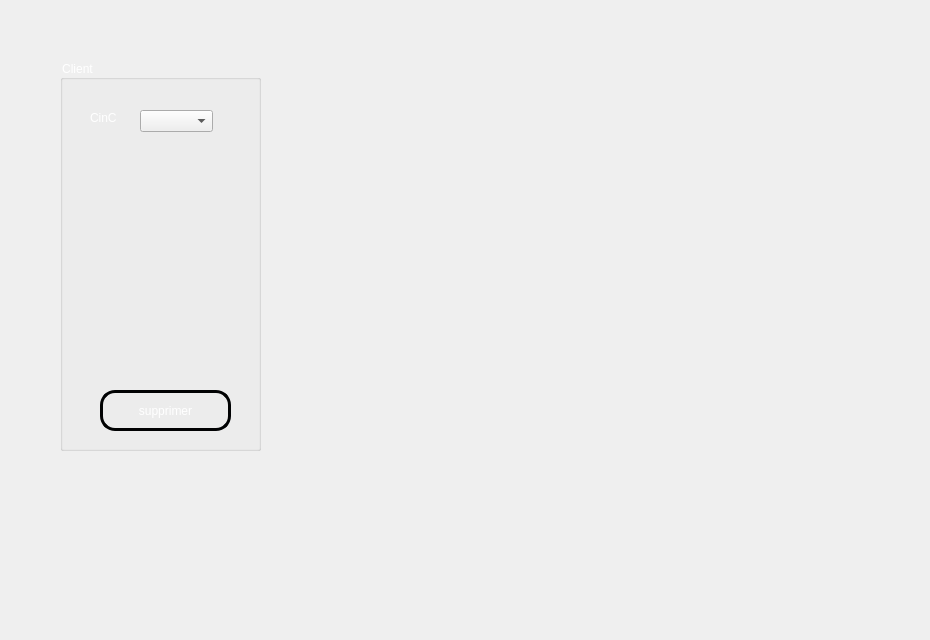
   <widget class="QWidget" name="tab_4">
    <attribute name="title">
     <string>Supprimer</string>
    </attribute>
    <widget class="QGroupBox" name="groupBox_3">
     <property name="geometry">
      <rect>
       <x>60</x>
       <y>60</y>
       <width>201</width>
       <height>391</height>
      </rect>
     </property>
     <property name="styleSheet">
      <string notr="true">color: rgb(255, 255, 255);
font: 10pt &quot;MS Shell Dlg 2&quot;;
</string>
     </property>
     <property name="title">
      <string>Client</string>
     </property>
     <widget class="QLabel" name="label_22">
      <property name="geometry">
       <rect>
        <x>30</x>
        <y>50</y>
        <width>56</width>
        <height>16</height>
       </rect>
      </property>
      <property name="text">
       <string>CinC </string>
      </property>
     </widget>
     <widget class="QLabel" name="label_23">
      <property name="geometry">
       <rect>
        <x>30</x>
        <y>90</y>
        <width>56</width>
        <height>16</height>
       </rect>
      </property>
      <property name="text">
       <string/>
      </property>
     </widget>
     <widget class="QComboBox" name="comboBox">
      <property name="geometry">
       <rect>
        <x>80</x>
        <y>50</y>
        <width>73</width>
        <height>22</height>
       </rect>
      </property>
      <property name="styleSheet">
       <string notr="true">background-color: qconicalgradient(cx:0.5, cy:0.5, angle:0, stop:0 rgba(35, 40, 3, 255), stop:0.16 rgba(136, 106, 22, 255), stop:0.225 rgba(166, 140, 41, 255), stop:0.285 rgba(204, 181, 74, 255), stop:0.345 rgba(235, 219, 102, 255), stop:0.415 rgba(245, 236, 112, 255), stop:0.52 rgba(209, 190, 76, 255), stop:0.57 rgba(187, 156, 51, 255), stop:0.635 rgba(168, 142, 42, 255), stop:0.695 rgba(202, 174, 68, 255), stop:0.75 rgba(218, 202, 86, 255), stop:0.815 rgba(208, 187, 73, 255), stop:0.88 rgba(187, 156, 51, 255), stop:0.935 rgba(137, 108, 26, 255), stop:1 rgba(35, 40, 3, 255));
color: rgb(0, 0, 0);</string>
      </property>
     </widget>
     <widget class="QPushButton" name="supprimer">
      <property name="geometry">
       <rect>
        <x>40</x>
        <y>330</y>
        <width>131</width>
        <height>41</height>
       </rect>
      </property>
      <property name="styleSheet">
       <string notr="true">QPushButton {
color: #ffffff;
border: 3px solid #010203;
font: 8pt &quot;MS Reference Sans Serif&quot;;
border-radius: 15px;
padding: 5px;
background: qradialgradient(cx: 0.3, cy: -0.4,
fx: 0.3, fy: -0.4,
radius: 3, stop: 0 #010203, stop: 1 #c4c9c7);
min-width: 80px;
}

QPushButton:hover {
background: qradialgradient(cx: 0.3, cy: -0.4,
fx: 0.3, fy: -0.4,
radius: 3, stop: 0 #010203, stop: 1 #010203);
}

 QPushButton:pressed {
background: qradialgradient(cx: 0.4, cy: -0.1,
fx: 0.4, fy: -0.1,
radius: 3, stop: 0 #c4c9c7, stop: 1 #c4c9c7);
}</string>
      </property>
      <property name="text">
       <string>supprimer</string>
      </property>
     </widget>
    </widget>
    <widget class="QLabel" name="label_11">
     <property name="geometry">
      <rect>
       <x>0</x>
       <y>-90</y>
       <width>921</width>
       <height>631</height>
      </rect>
     </property>
     <property name="text">
      <string/>
     </property>
     <property name="pixmap">
      <pixmap resource="ressoucess.qrc">:/pic/fond.jpg</pixmap>
     </property>
    </widget>
    <zorder>label_11</zorder>
    <zorder>groupBox_3</zorder>
   </widget>
